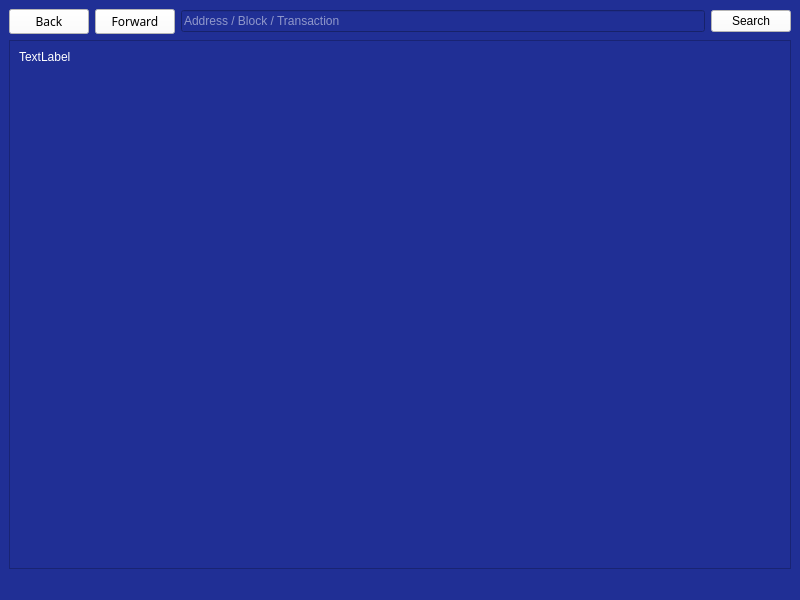
<?xml version="1.0" encoding="UTF-8"?>
<ui version="4.0">
 <class>BlockExplorer</class>
 <widget class="QMainWindow" name="BlockExplorer">
  <property name="geometry">
   <rect>
    <x>0</x>
    <y>0</y>
    <width>800</width>
    <height>600</height>
   </rect>
  </property>
  <property name="windowTitle">
   <string>Blockchain Explorer</string>
  </property>
  <property name="styleSheet">
   <string notr="true">background-color: rgb(32, 47, 149);
color: rgb(255, 255, 255);</string>
  </property>
  <widget class="QWidget" name="centralwidget">
   <property name="styleSheet">
    <string notr="true"/>
   </property>
   <layout class="QVBoxLayout" name="verticalLayout">
    <item>
     <layout class="QHBoxLayout" name="horizontalLayout">
      <property name="sizeConstraint">
       <enum>QLayout::SetMinimumSize</enum>
      </property>
      <item>
       <widget class="QPushButton" name="back">
        <property name="font">
         <font>
          <family>Dosis</family>
         </font>
        </property>
        <property name="styleSheet">
         <string notr="true">background-color: rgb(255, 255, 255);
color: rgb(0, 0, 0);</string>
        </property>
        <property name="text">
         <string>Back</string>
        </property>
        <property name="icon">
         <iconset>
          <normaloff>:/icons/back</normaloff>:/icons/back</iconset>
        </property>
        <property name="flat">
         <bool>false</bool>
        </property>
       </widget>
      </item>
      <item>
       <widget class="QPushButton" name="forward">
        <property name="font">
         <font>
          <family>Dosis</family>
         </font>
        </property>
        <property name="styleSheet">
         <string notr="true">color: rgb(0, 0, 0);
background-color: rgb(255, 255, 255);</string>
        </property>
        <property name="text">
         <string>Forward</string>
        </property>
        <property name="icon">
         <iconset>
          <normaloff>:/icons/forward</normaloff>:/icons/forward</iconset>
        </property>
       </widget>
      </item>
      <item>
       <widget class="QLineEdit" name="searchBox">
        <property name="sizePolicy">
         <sizepolicy hsizetype="Expanding" vsizetype="Fixed">
          <horstretch>5</horstretch>
          <verstretch>0</verstretch>
         </sizepolicy>
        </property>
        <property name="minimumSize">
         <size>
          <width>0</width>
          <height>0</height>
         </size>
        </property>
        <property name="styleSheet">
         <string notr="true">color: rgb(255, 255, 255);</string>
        </property>
        <property name="inputMask">
         <string/>
        </property>
        <property name="text">
         <string/>
        </property>
        <property name="placeholderText">
         <string>Address / Block / Transaction</string>
        </property>
       </widget>
      </item>
      <item>
       <widget class="QPushButton" name="pushSearch">
        <property name="sizePolicy">
         <sizepolicy hsizetype="Minimum" vsizetype="Fixed">
          <horstretch>0</horstretch>
          <verstretch>0</verstretch>
         </sizepolicy>
        </property>
        <property name="minimumSize">
         <size>
          <width>0</width>
          <height>0</height>
         </size>
        </property>
        <property name="maximumSize">
         <size>
          <width>16777215</width>
          <height>16777215</height>
         </size>
        </property>
        <property name="styleSheet">
         <string notr="true">color: rgb(0, 0, 0);
background-color: rgb(255, 255, 255);</string>
        </property>
        <property name="text">
         <string>Search</string>
        </property>
        <property name="autoDefault">
         <bool>false</bool>
        </property>
        <property name="default">
         <bool>false</bool>
        </property>
        <property name="flat">
         <bool>false</bool>
        </property>
       </widget>
      </item>
     </layout>
    </item>
    <item>
     <widget class="QScrollArea" name="scrollArea">
      <property name="widgetResizable">
       <bool>true</bool>
      </property>
      <widget class="QWidget" name="scrollAreaWidgetContents">
       <property name="geometry">
        <rect>
         <x>0</x>
         <y>0</y>
         <width>776</width>
         <height>487</height>
        </rect>
       </property>
       <layout class="QHBoxLayout" name="horizontalLayout_2">
        <item>
         <widget class="QLabel" name="content">
          <property name="sizePolicy">
           <sizepolicy hsizetype="Preferred" vsizetype="Expanding">
            <horstretch>0</horstretch>
            <verstretch>0</verstretch>
           </sizepolicy>
          </property>
          <property name="styleSheet">
           <string notr="true">color: rgb(255, 255, 255);</string>
          </property>
          <property name="text">
           <string>TextLabel</string>
          </property>
          <property name="textFormat">
           <enum>Qt::RichText</enum>
          </property>
          <property name="alignment">
           <set>Qt::AlignLeading|Qt::AlignLeft|Qt::AlignTop</set>
          </property>
          <property name="textInteractionFlags">
           <set>Qt::LinksAccessibleByMouse|Qt::TextSelectableByMouse</set>
          </property>
         </widget>
        </item>
       </layout>
      </widget>
     </widget>
    </item>
   </layout>
  </widget>
  <widget class="QMenuBar" name="menubar">
   <property name="geometry">
    <rect>
     <x>0</x>
     <y>0</y>
     <width>800</width>
     <height>26</height>
    </rect>
   </property>
  </widget>
  <widget class="QStatusBar" name="statusbar"/>
 </widget>
 <resources/>
 <connections/>
</ui>
